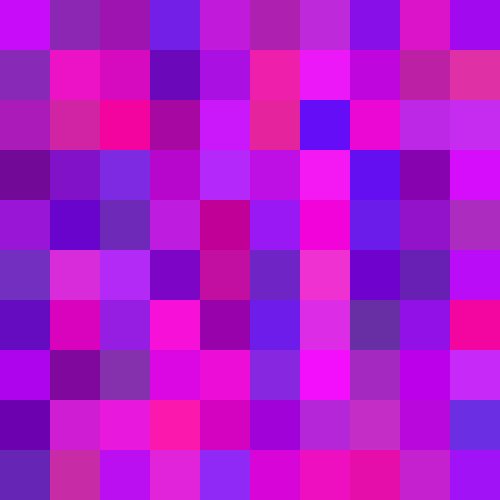
Frame 1 (no input)
Frame 60 (the mouse pressed at the canvas centre just before this capture): identical to frame 1, image omitted
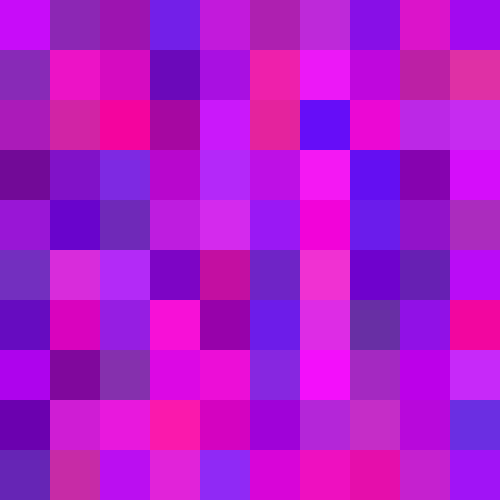
Frame 120 (the mouse held since frame 60 and released just before this capture)

The Processing sketch that drew these frames (run headless with seeded random() and noise(); from frame 60 on, the mouse is pressed at the canvas centre):

// Processing sketch: week_7_color_grid
// ── week_7_color_grid.pde
int num = 10;
int size;
int speed[][] = new int[num][num];
boolean clicked [][] = new boolean[num][num];
color gridC[][] = new color [num][num];


void setup(){
  size(500, 500);
  size = width/num;
  
  for(int i = 0; i<num; i++){
    for(int j = 0; j<num; j++){
      gridC[i][j] = color(random(100,255), random(0, 50), random (150, 255));
      speed[i][j] = 0;
    }
  }
}



void draw(){
  background(0);
  noStroke();
  for(int i = num-1; i>=0; i--){
    for(int j = num-1; j>=0; j--){
      fill(gridC[i][j]);
      if(clicked[i][j]){
        speed[i][j] += 5;
      }
      rect(i*size, j*size + speed[i][j], size, size);
    }
  }
}



void mousePressed(){
  for(int i = 0; i<num; i++){
    for(int j = 0; j<num; j++){
      if(mouseX>i*size && mouseX<= (i+1)*size 
        && mouseY>j*size && mouseY <= (j+1)*size){
        println("i is: " + i + " j is: " + j);
        gridC[i][j] = color(random(100,255), random(0, 50), random (150, 255));
        }
      }
    }
  }
